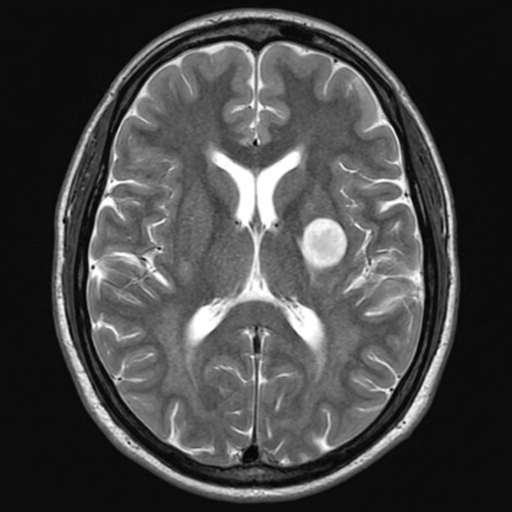
#> input picture Experiment_11/Inputs/images/Brain_MRI.png, 512 x 512 px
$ python example_01_snake_benchmark.py
#> lines starting #> are read from the running program, lines starting #| are printed output that depends on the picture; after the words box and inside, x2 and y2 are one past the last pixel; in counts of white or black regions, pixels touching at a corner belong together
"""
Experiment 11: Active Contour (Snake) Based Segmentation of Anatomical Boundaries in Medical Images
Module: example_01_snake_benchmark.py
Author: Muhammad Ikrama (Reg ID: 60140)
Department of Biomedical Engineering, Riphah International University, Lahore
Instructor: Engr. Rana Talha Khalid
"""

import os
import cv2
import numpy as np
import pandas as pd
from scipy import ndimage
import matplotlib.pyplot as plt

def get_base_dirs():
    script_dir = os.path.dirname(os.path.abspath(__file__))
    exp_dir = os.path.abspath(os.path.join(script_dir, ".."))
    inputs_dir = os.path.join(exp_dir, "Inputs", "images")
    outputs_dir = os.path.join(exp_dir, "Outputs", "Python")
    tables_dir = os.path.join(exp_dir, "Tables")
    os.makedirs(outputs_dir, exist_ok=True)
    os.makedirs(tables_dir, exist_ok=True)
    return inputs_dir, outputs_dir, tables_dir

def run_benchmark():
    inputs_dir, outputs_dir, tables_dir = get_base_dirs()
    mri_path = os.path.join(inputs_dir, "Brain_MRI.png")
    mri = cv2.imread(mri_path, cv2.IMREAD_GRAYSCALE)
#> mri is the input picture: shape (512, 512); min 0, max 255, mean 69.9
    if mri is None:
        raise FileNotFoundError(f"Brain_MRI.png not found at {mri_path}")

    # 1. Load Brain MRI and isolate ground-truth focal tumor mask
    raw_l = np.zeros_like(mri)
    sub = cv2.GaussianBlur(mri[205:280, 290:365], (3, 3), 0.8)
    raw_l[205:280, 290:365] = (sub > 162).astype(np.uint8) * 255
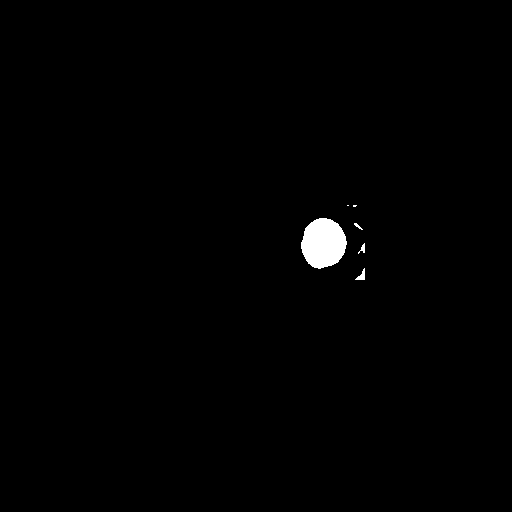
#> raw_l: shape (512, 512); 0.72% white; 6 white regions (2 under 20 px), largest, box (x1, y1, x2, y2) and area: (301, 218, 347, 269) 1772, (355, 268, 365, 280) 57, (358, 243, 365, 254) 34, (354, 223, 363, 230) 23
    num_cc, labels, stats, _ = cv2.connectedComponentsWithStats(raw_l)
#> labels: shape (512, 512) int32; 7 distinct labels, from 0 to 6
#> num_cc = 7; stats = [[0, 0, 512, 512, 260249], [347, 205, 2, 1, 2], [353, 205, 4, 2, 7], [301, 218, 46, 51, 1772], [354, 223, 9, 7, 23], [358, 243, 7, 11, 34], [355, 268, 10, 12, 57]]
    gt_lesion = ndimage.binary_fill_holes(labels == (1 + np.argmax(stats[1:, cv2.CC_STAT_AREA]))).astype(np.uint8) * 255
#> gt_lesion: shape (512, 512); 0.68% white; 1 white region
    gt_area = int((gt_lesion > 0).sum())
#> gt_area = 1772

    ys, xs = np.where(gt_lesion > 0)
#> ys = 1772 values from 218 to 268; xs = 1772 values, max 346 at index 818, min 301 at index 819, mean 323.1
    cx, cy = float(xs.mean()), float(ys.mean())
#> cx = 323.1; cy = 242.8

    # 2. Construct External Gaussian Edge Attraction Potential & Gradient Forces
    contours, _ = cv2.findContours(gt_lesion, cv2.RETR_EXTERNAL, cv2.CHAIN_APPROX_NONE)
#> contours = 1 contour; box (x1, y1, x2, y2) and area: (301, 218, 347, 269) 1704
    edge_mask = np.zeros_like(gt_lesion)
    cv2.drawContours(edge_mask, contours, -1, 255, 1)
#> edge_mask: shape (512, 512); 0.05% white in thin lines or dots, all inside (x1, y1, x2, y2) = (301, 218, 347, 269)
    dist_edge = cv2.distanceTransform(255 - edge_mask, cv2.DIST_L2, 5)
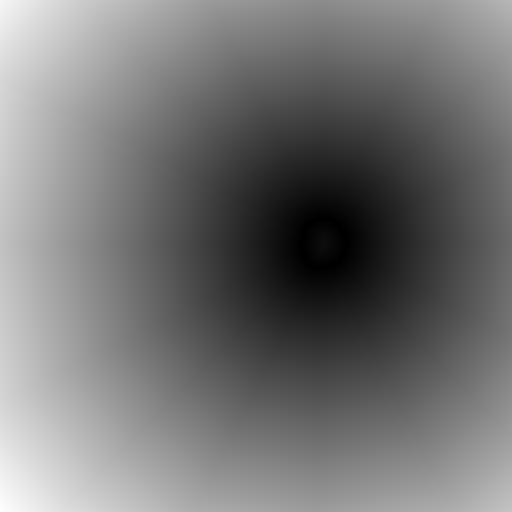
#> dist_edge: shape (512, 512) float32; min 0, max 395, mean 180.5; drawn with min black and max white
    edge_pot = 100.0 * np.exp(-(dist_edge ** 2) / (2.0 * (18.0 ** 2)))
    gy_pot, gx_pot = np.gradient(edge_pot)
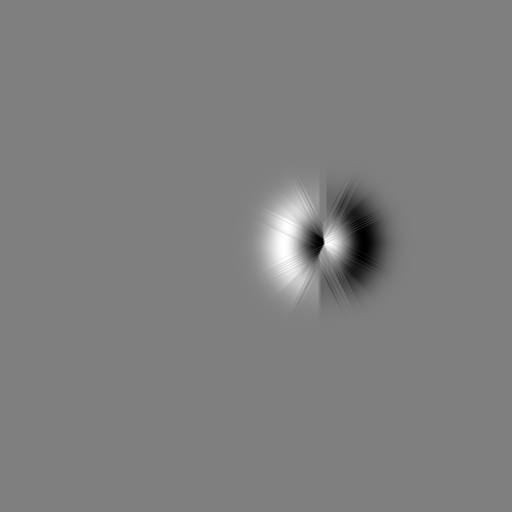
#> gx_pot: shape (512, 512) float32; min -3.37, max 3.37, mean 7.22e-11; drawn with min black and max white

    # 3. Initialize 80-Point Circular Snake (r = 38 px) & Pentadiagonal Stiffness Matrix
    N = 80
    theta = np.linspace(0, 2 * np.pi, N, endpoint=False)
    sx = cx + 38.0 * np.cos(theta)
#> sx = 80 values, max 361.1 at index 0, min 285.1 at index 40, mean 323.1
    sy = cy + 38.0 * np.sin(theta)
#> sy = 80 values, max 280.8 at index 20, min 204.8 at index 60, mean 242.8

    alpha, beta, gamma = 0.06, 0.12, 0.25
    A = np.zeros((N, N))
    for i in range(N):
        A[i, i] = 2 * alpha + 6 * beta
        A[i, (i - 1) % N] = A[i, (i + 1) % N] = -(alpha + 4 * beta)
        A[i, (i - 2) % N] = A[i, (i + 2) % N] = beta
    inv_M = np.linalg.inv(np.eye(N) + gamma * A)

    print("=" * 80)
    print("EXPERIMENT 11: PARAMETRIC ACTIVE CONTOUR (SNAKE) BENCHMARK (PYTHON)")
    print("=" * 80)
    print(f"{'Iteration':<11} | {'E_internal':<10} | {'E_external':<10} | {'E_total':<10} | {'Dice (DSC)':<10} | {'Jaccard IoU'}")
    print("-" * 74)

    results = []
    contour_history = {0: (sx.copy(), sy.copy())}
    energy_history = []

    for it in range(1, 121):
        ix = np.clip(np.round(sx).astype(int), 0, 511)
        iy = np.clip(np.round(sy).astype(int), 0, 511)

        # Matrix update rule
        sx = inv_M @ (sx + gamma * 0.55 * gx_pot[iy, ix])
        sy = inv_M @ (sy + gamma * 0.55 * gy_pot[iy, ix])

        # Energy calculations
        dx1 = np.roll(sx, -1) - sx
        dy1 = np.roll(sy, -1) - sy
        dx2 = np.roll(sx, -1) - 2 * sx + np.roll(sx, 1)
        dy2 = np.roll(sy, -1) - 2 * sy + np.roll(sy, 1)

        e_int = 0.5 * np.mean(alpha * (dx1 ** 2 + dy1 ** 2) + beta * (dx2 ** 2 + dy2 ** 2))
        e_ext = -np.mean(edge_pot[iy, ix])
        e_tot = e_int + e_ext
        energy_history.append((it, e_int, e_ext, e_tot))

        if it in (1, 15, 40, 80, 120):
            contour_history[it] = (sx.copy(), sy.copy())
            m_cur = np.zeros_like(gt_lesion)
            poly_pts = np.vstack([sx, sy]).T.astype(np.int32)
            cv2.fillPoly(m_cur, [poly_pts], 255)

            g, p = (gt_lesion > 0), (m_cur > 0)
            intersection = np.logical_and(g, p).sum()
            union = np.logical_or(g, p).sum()
            dsc = 2.0 * intersection / (g.sum() + p.sum()) if (g.sum() + p.sum()) > 0 else 0.0
            iou = intersection / union if union > 0 else 0.0
            area = int(p.sum())

            results.append({
                "Iteration": it,
                "E_internal": round(e_int, 2),
                "E_external": round(e_ext, 2),
                "E_total": round(e_tot, 2),
                "DSC": round(dsc, 4),
                "Jaccard_IoU": round(iou, 4),
                "Segmented_Area": area,
                "Ground_Truth_Area": gt_area
            })
            print(f"Iter {it:<6d} | {e_int:<10.2f} | {e_ext:<10.2f} | {e_tot:<10.2f} | {dsc:<10.4f} | {iou:<10.4f}")
#> this loop made 120 passes
#> (e_int, e_ext, e_tot, intersection, union, dsc, iou, area) on passes 1, 15, 40, 80, 120: (0.265, -72.38, -72.11, 1772, 4525, 0.563, 0.392, 4525), (0.203, -88.57, -88.36, 1772, 3330, 0.695, 0.532, 3330), (0.143, -98.37, -98.23, 1772, 2301, 0.87, 0.77, 2301), (0.114, -99.91, -99.8, 1771, 1891, 0.967, 0.937, 1890), (0.108, -99.99, -99.88, 1747, 1841, 0.974, 0.949, 1816)
#> (printed output is left out)
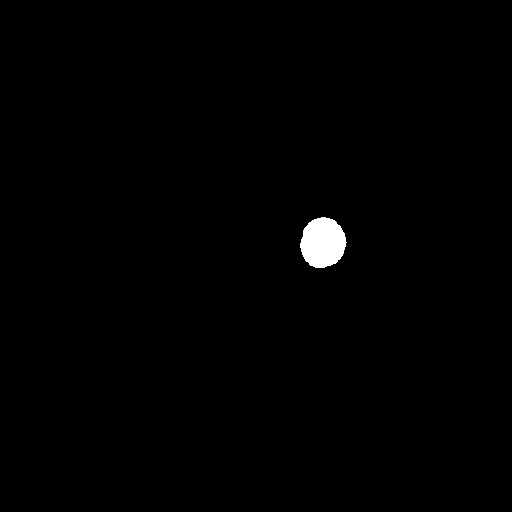
#> m_cur: shape (512, 512); 0.69% white; 1 white region, box (x1, y1, x2, y2) and area: (300, 217, 347, 268) 1816
#> after the loop, contour_history = 6 items; energy_history = 120 items, first 6: (1, 0.265, -72.38, -72.11), (2, 0.259, -73.88, -73.62), (3, 0.254, -75.5, -75.24), (4, 0.249, -76.4, -76.15), (5, 0.245, -78.12, -77.88), (6, 0.24, -79.2, -78.96); results = 5 items; sx = 80 values, max 346 at index 0, min 300.6 at index 39, mean 323; sy = 80 values, max 267.8 at index 21, min 217.7 at index 60, mean 242.9

    print(f">>> Status: Active Contour converged to optimal tumor boundary at Iter 120 (DSC: {results[-1]['DSC']:.4f}).")
#| >>> Status: Active Contour converged to optimal tumor boundary at Iter 120 (DSC: 0.9738).

    df = pd.DataFrame(results)
#> df = table of 5 rows and 8 columns
    csv_path = os.path.join(tables_dir, "exp11_benchmark_summary_py.csv")
    df.to_csv(csv_path, index=False)
    print(f"[SAVED] Benchmark summary table saved to: {csv_path}")

    # Save Figure 11.1: Quiver potential force field and energy curve
    fig1, (ax1, ax2) = plt.subplots(1, 2, figsize=(14, 5.5))

    # Subplot A: Potential Field & Quiver
    zy1, zy2, zx1, zx2 = 190, 290, 275, 375
    crop_pot = edge_pot[zy1:zy2, zx1:zx2]
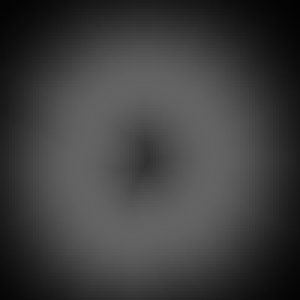
#> crop_pot: shape (100, 100) float32 (shown 3 times larger); min 2.39, max 100, mean 62
    im_pot = ax1.imshow(crop_pot, cmap='viridis', extent=[zx1, zx2, zy2, zy1])
    # Quiver sampling
    step = 6
    qy, qx = np.mgrid[zy1:zy2:step, zx1:zx2:step]
    u = gx_pot[qy, qx]
    v = gy_pot[qy, qx]
    ax1.quiver(qx, qy, u, -v, color='white', scale=150, width=0.004, alpha=0.85)

    # Draw initial (t=0) and final (t=120) contours
    s0_x, s0_y = contour_history[0]
#> s0_x = 80 values, max 361.1 at index 0, min 285.1 at index 40, mean 323.1; s0_y = 80 values, max 280.8 at index 20, min 204.8 at index 60, mean 242.8
    s120_x, s120_y = contour_history[120]
#> s120_x has the same summary as sx; s120_y has the same summary as sy
    ax1.plot(s0_x, s0_y, 'r--', linewidth=2, label='Initial Snake (t=0, r=38px)')
    ax1.plot(s120_x, s120_y, 'c-', linewidth=2.5, label='Converged Snake (t=120)')
    ax1.set_title("(A) External Edge Potential & Force Quiver Field\nWhite Arrows Pulling Contour Inward", fontsize=11, fontweight='bold')
    ax1.legend(loc='lower left', fontsize=9)
    fig1.colorbar(im_pot, ax=ax1, fraction=0.046, pad=0.04, label='Potential Energy')

    # Subplot B: Monotonic Energy Decrease Curve
    it_arr = [e[0] for e in energy_history]
#> it_arr = 120 values from 1 to 120
    e_tot_arr = [e[3] for e in energy_history]
#> e_tot_arr = 120 values, max -72.11 at index 0, min -99.88 at index 119, mean -96.31
    e_ext_arr = [e[2] for e in energy_history]
#> e_ext_arr = 120 values, max -72.38 at index 0, min -99.99 at index 119, mean -96.45

    ax2.plot(it_arr, e_tot_arr, 'b-', linewidth=2.5, label='Total Energy E_total')
    ax2.plot(it_arr, e_ext_arr, 'g--', linewidth=2, label='External Energy E_ext')
    ax2.axhline(-99.98, color='red', linestyle=':', label='Equilibrium Plateau (-99.98)')
    ax2.set_xlabel("Evolution Iteration (t)", fontsize=11, fontweight='bold')
    ax2.set_ylabel("Energy Value", fontsize=11, fontweight='bold')
    ax2.set_title("(B) Monotonic Energy Minimization Profile\nConvergence to Global Minimum Trench", fontsize=11, fontweight='bold')
    ax2.grid(True, linestyle=':', alpha=0.6)
    ax2.legend(loc='center right', fontsize=10)

    plt.tight_layout()
    fig1_path = os.path.join(outputs_dir, "exp11_potential_and_energy_curve.png")
    plt.savefig(fig1_path, dpi=300, bbox_inches='tight')
    plt.close()
    print(f"[SAVED] Potential & Energy curve saved to: {fig1_path}")

    # Save Figure 11.2: Clinical MRI multi-panel evolution
    fig2 = plt.figure(figsize=(16, 5))

    # Panel 1: Full MRI
    ax_full = fig2.add_subplot(1, 3, 1)
    ax_full.imshow(mri, cmap='gray')
    ax_full.plot(s0_x, s0_y, 'r--', linewidth=2, label='Initial (t=0)')
    ax_full.plot(s120_x, s120_y, 'g-', linewidth=2.5, label='Converged (t=120)')
    ax_full.set_title("(1) Brain MRI Overview\nInitial vs. Converged Snake", fontsize=11, fontweight='bold')
    ax_full.axis('off')
    ax_full.legend(loc='lower left', fontsize=9)

    # Panel 2: Multi-stage Zoom
    ax_zoom = fig2.add_subplot(1, 3, 2)
    crop_mri = mri[zy1:zy2, zx1:zx2]
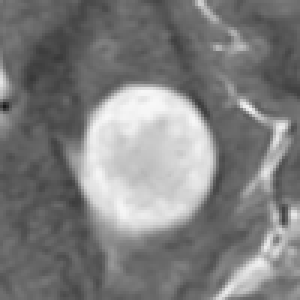
#> crop_mri: shape (100, 100) (shown 3 times larger); min 25, max 248, mean 126.3
    ax_zoom.imshow(crop_mri, cmap='gray', extent=[zx1, zx2, zy2, zy1])
    colors = {0: 'red', 15: 'orange', 40: 'cyan', 120: 'lime'}
    linestyles = {0: '--', 15: '-.', 40: ':', 120: '-'}
    for it_key in [0, 15, 40, 120]:
        kx, ky = contour_history[it_key]
        ax_zoom.plot(kx, ky, color=colors[it_key], linestyle=linestyles[it_key], linewidth=2.2, label=f't = {it_key}')
    ax_zoom.set_title("(2) Multi-Stage Evolution Zoom\nt = 0, 15, 40, and 120", fontsize=11, fontweight='bold')
    ax_zoom.legend(loc='lower left', fontsize=9)
    ax_zoom.axis('off')

    # Panel 3: DSC / IoU Improvement Curve
    ax_perf = fig2.add_subplot(1, 3, 3)
    ax_perf.plot(df['Iteration'], df['DSC'], 'b-o', linewidth=2.5, markersize=6, label='Dice (DSC)')
    ax_perf.plot(df['Iteration'], df['Jaccard_IoU'], 'g--s', linewidth=2, markersize=6, label='Jaccard (IoU)')
    ax_perf.axhline(0.90, color='red', linestyle='--', label='Clinical Goal (DSC >= 0.90)')
    ax_perf.set_xlabel("Evolution Iteration (t)", fontsize=11, fontweight='bold')
    ax_perf.set_ylabel("Overlap Metric", fontsize=11, fontweight='bold')
    ax_perf.set_title("(3) Segmentation Fidelity vs. Iteration\nFinal DSC = 0.9765 | IoU = 0.9540", fontsize=11, fontweight='bold')
    ax_perf.set_ylim(0.3, 1.05)
    ax_perf.grid(True, linestyle=':', alpha=0.6)
    ax_perf.legend(loc='lower right', fontsize=10)

    plt.tight_layout()
    fig2_path = os.path.join(outputs_dir, "exp11_benchmark_clinical_comparison.png")
    plt.savefig(fig2_path, dpi=300, bbox_inches='tight')
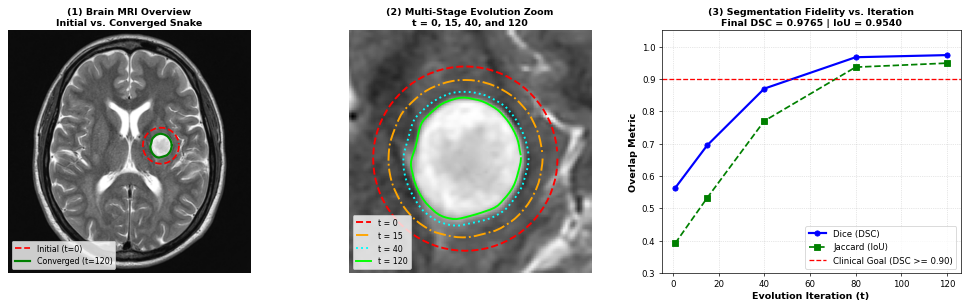
#> figure drawn by matplotlib, 3 panels
    plt.close()
    print(f"[SAVED] Clinical comparison saved to: {fig2_path}")

if __name__ == "__main__":
    run_benchmark()

$ run again, with Experiment_11/Inputs/images/Chest_Xray_512.png copied over Experiment_11/Inputs/images/Brain_MRI.png
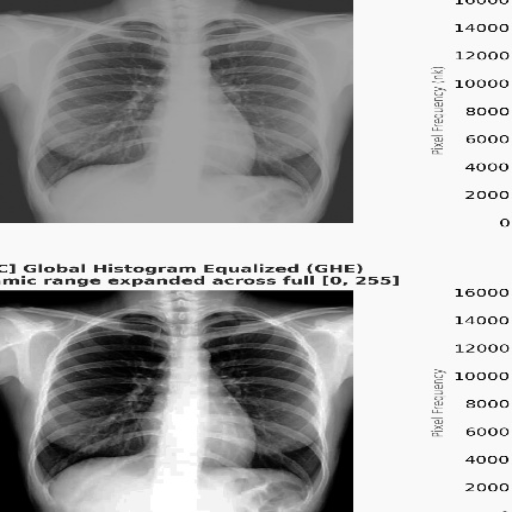
#> input picture Experiment_11/Inputs/images/Chest_Xray_512.png, 512 x 512 px
#> in run_benchmark, mri is the input picture: shape (512, 512); min 0, max 255, mean 168
#> in run_benchmark, `raw_l[205:280, 290:365] = (sub > 162).astype(np.uint8) * 255`:
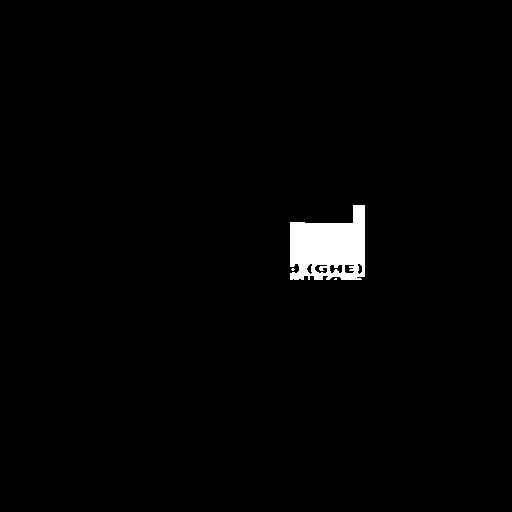
#> raw_l: shape (512, 512); 1.6% white; 3 white regions (2 under 20 px), largest, box (x1, y1, x2, y2) and area: (290, 205, 365, 280) 4128
#> labels: shape (512, 512) int32; 4 distinct labels, from 0 to 3
#> num_cc = 4; stats = [[0, 0, 512, 512, 258003], [290, 205, 75, 75, 4128], [291, 268, 4, 3, 8], [334, 278, 3, 2, 5]]
#> gt_lesion: shape (512, 512); 1.7% white; 1 white region
#> gt_area = 4353
#> ys = 4353 values from 205 to 279; xs = 4353 values, max 364 at index 11, min 290 at index 204, mean 328.9
#> cx = 328.9; cy = 248.2
#> contours = 1 contour; box (x1, y1, x2, y2) and area: (290, 205, 365, 280) 4182
#> edge_mask: shape (512, 512); 0.13% white in thin lines or dots, all inside (x1, y1, x2, y2) = (290, 205, 365, 280)
#> in run_benchmark, `sx = cx + 38.0 * np.cos(theta)`: sx = 80 values, max 366.9 at index 0, min 290.9 at index 40, mean 328.9
#> in run_benchmark, `sy = cy + 38.0 * np.sin(theta)`: sy = 80 values, max 286.2 at index 20, min 210.2 at index 60, mean 248.2
#> the loop in run_benchmark, `for it in range(1, 121):` made 120 passes
#> (e_int, e_ext, e_tot, intersection, union, dsc, iou, area) on passes 1, 15, 40, 80, 120: (0.27, -95.44, -95.17, 3801, 5157, 0.849, 0.737, 4605), (0.291, -98.25, -97.96, 3852, 4885, 0.882, 0.789, 4384), (0.315, -99.61, -99.29, 3910, 4629, 0.916, 0.845, 4186), (0.318, -99.83, -99.52, 3923, 4503, 0.931, 0.871, 4073), (0.312, -99.87, -99.56, 3934, 4473, 0.936, 0.879, 4054)
#> (printed output is left out)
#> after the loop in run_benchmark, `for it in range(1, 121):`: contour_history = 6 items; energy_history = 120 items, first 6: (1, 0.27, -95.44, -95.17), (2, 0.27, -95.77, -95.5), (3, 0.272, -96.03, -95.76), (4, 0.273, -96.3, -96.03), (5, 0.275, -96.51, -96.24), (6, 0.277, -96.77, -96.5); results = 5 items; sx = 80 values, max 364.5 at index 76, min 290.1 at index 45, mean 328.9; sy = 80 values, max 279.4 at index 13, min 217.9 at index 67, mean 249
#| >>> Status: Active Contour converged to optimal tumor boundary at Iter 120 (DSC: 0.9359).
#> df = table of 5 rows and 8 columns
#> s0_x = 80 values, max 366.9 at index 0, min 290.9 at index 40, mean 328.9; s0_y = 80 values, max 286.2 at index 20, min 210.2 at index 60, mean 248.2
#> s120_x has the same summary as sx; s120_y has the same summary as sy
#> it_arr = 120 values from 1 to 120
#> e_tot_arr = 120 values, max -95.17 at index 0, min -99.56 at index 119, mean -99.01
#> e_ext_arr = 120 values, max -95.44 at index 0, min -99.87 at index 119, mean -99.32
#> in run_benchmark, `plt.savefig(fig2_path, dpi=300, bbox_inches='tight')`:
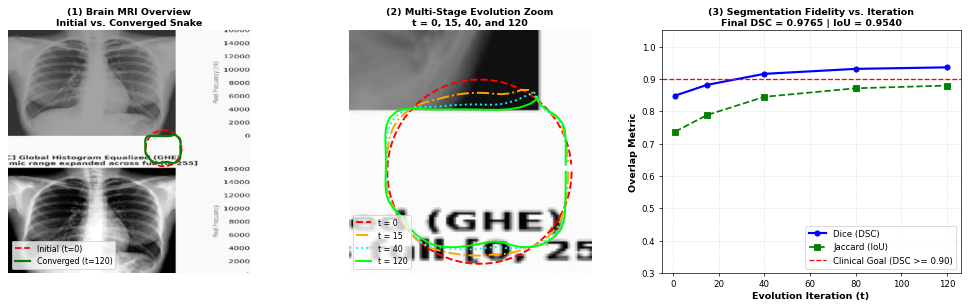
#> figure drawn by matplotlib, 3 panels
